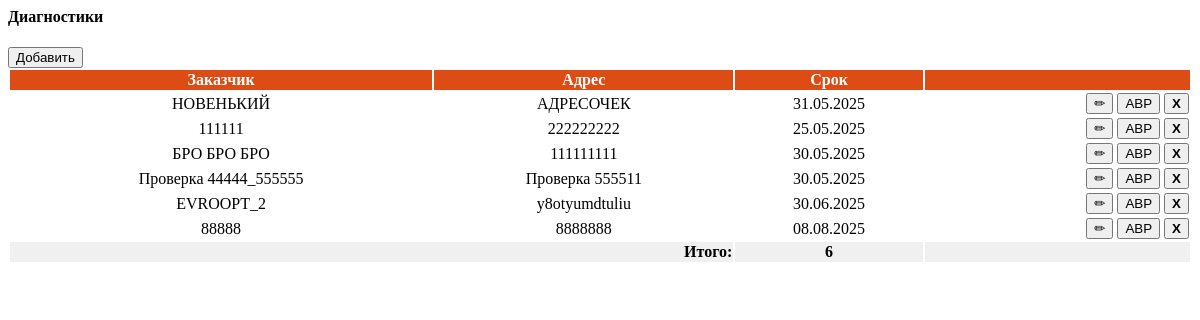
The page /diagnostic/ on the database as committed earlier.
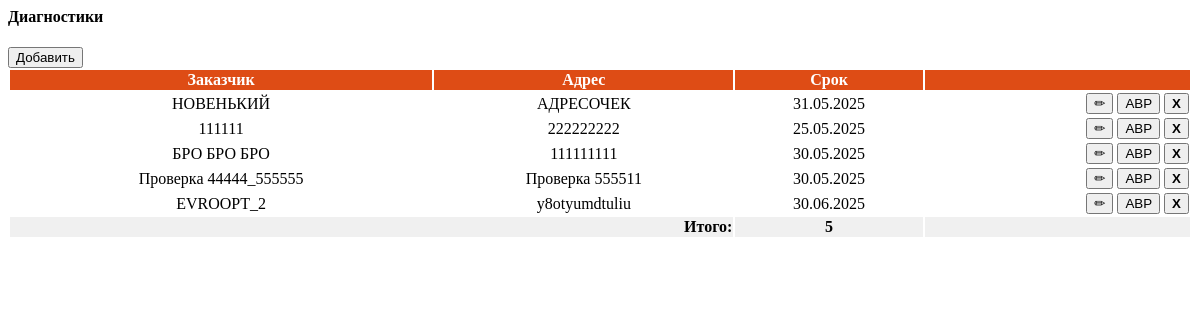
The same page on the database as committed later.
### LIFTEH/models.py (models this page shows, shortened)
class Diagnostic(models.Model):
    object = models.ForeignKey(
        Object, on_delete=models.CASCADE, related_name='diagnostics')
    insert_date = models.DateTimeField('Дата ввода', default=timezone.now)
    end_date = models.DateTimeField('Дата окончания', default=timezone.now)
    fact_date = models.DateTimeField('Дата проведения', null=True, blank=True)
    result = models.IntegerField('Результат', null=True, blank=True)

class Object(models.Model):
    customer = models.CharField(max_length=255, default='')
    address = models.CharField(max_length=255, default='')
    model = models.CharField(max_length=255, default='')
    work = models.CharField(max_length=20, default='')
    phone = models.CharField(max_length=20, default='')
    name = models.CharField(max_length=255, default='')
    M1 = models.DecimalField(max_digits=12, decimal_places=2, null=True)
    M2 = models.DecimalField(max_digits=12, decimal_places=2, null=True)
    M3 = models.DecimalField(max_digits=12, decimal_places=2, null=True)
    M4 = models.DecimalField(max_digits=12, decimal_places=2, null=True)
    M5 = models.DecimalField(max_digits=12, decimal_places=2, null=True)
    M6 = models.DecimalField(max_digits=12, decimal_places=2, null=True)
    M7 = models.DecimalField(max_digits=12, decimal_places=2, null=True)
    M8 = models.DecimalField(max_digits=12, decimal_places=2, null=True)
    M9 = models.DecimalField(max_digits=12, decimal_places=2, null=True)
    M10 = models.DecimalField(max_digits=12, decimal_places=2, null=True)
    M11 = models.DecimalField(max_digits=12, decimal_places=2, null=True)
    M12 = models.DecimalField(max_digits=12, decimal_places=2, null=True)

### LIFTEH/views.py (the view)
# urls.py: path('diagnostic/', DiagnosticView.as_view(), name='diagnostic'),
class DiagnosticView(TemplateView):
    template_name = 'diagnostic.html'
    def get_context_data(self, **kwargs):
        context = super().get_context_data(**kwargs)
        context['diagnostics'] = Diagnostic.objects.filter(
            fact_date__isnull=True
        ).select_related('object')
        return context

### LIFTEH/templates/diagnostic.html (shortened to what this page needs)
<div class="card mb-4">
  <div class="card-header d-flex">
    <div>
      <h4>Диагностики</h4>
    </div>
    <div class="col d-flex justify-content-end align-items-center">
      <button type="button" class="btn btn-primary delete"
        onclick="loadModalForm('{% url 'diagnostic_add' %}', 'Добавить диагностику')">
          Добавить
      </button>
    </div>
  </div>
  <div class="card-body" style="padding: 0px; min-height: 50px;">
    <table class="table-hover" style="width: 100%;">
      <thead class="table-light">
        <tr style="background-color: #de4c15; color: white;">
          <th style="text-align: center;">Заказчик</th>
          <th style="text-align: center;">Адрес</th>
          <th class="delete" style="text-align: center;">Срок</th>
          <th></th>
        </tr>
      </thead>
      <tbody>
        {% for diagnostic in diagnostics %}
        <tr>
          <td style="text-align: center;">{{ diagnostic.object.customer|default:"-" }}</td>
          <td style="text-align: center;">{{ diagnostic.object.address|default:"-" }}</td>
          <td class="delete" style="text-align: center;">{{ diagnostic.end_date|date:"d.m.Y" }}</td>
          <td style="text-align: end;">
            <div class="btn-group btn-group" style="gap: 2px;">
              <button onclick="loadModalForm('{% url 'diagnostic_edit' pk=diagnostic.id %}', 'Редактирование диагностики')"
                class="btn btn-secondary">✏
              </button>
              <button onclick="loadModalForm('{% url 'avr_add' pk=diagnostic.object.id %}', 'Добавление АВР')"
              class="btn btn-success">АВР</button>
              <button onclick="confirmDelete('{% url 'diagnostic_delete' pk=diagnostic.id %}', '{{ diagnostic.id }}')"
                  class="btn btn-danger delete">
                <strong>X</strong>
              </button>
            </div>
          </td>
        </tr>
        {% empty %}
        <tr>
          <td colspan="7" style="text-align: center;">Нет данных о диагностике</td>
        </tr>
        {% endfor %}
      </tbody>
      <tr style="background-color: #f0f0f0; font-weight: bold;">
          <td colspan="2" style="text-align: right;">Итого:</td>
          <td style="text-align: center;">
            {{ diagnostics|length }}
          </td>
          <td class="delete"></td>
      </tr>
    </table>
  </div>
</div>

Rows that differ between the two databases and show on the page:
removed Diagnostic: object.customer "88888", object.address "8888888", end_date "08.08.2025"
Other text that changed with them:
{{ diagnostics|length }}: "6" → "5"
